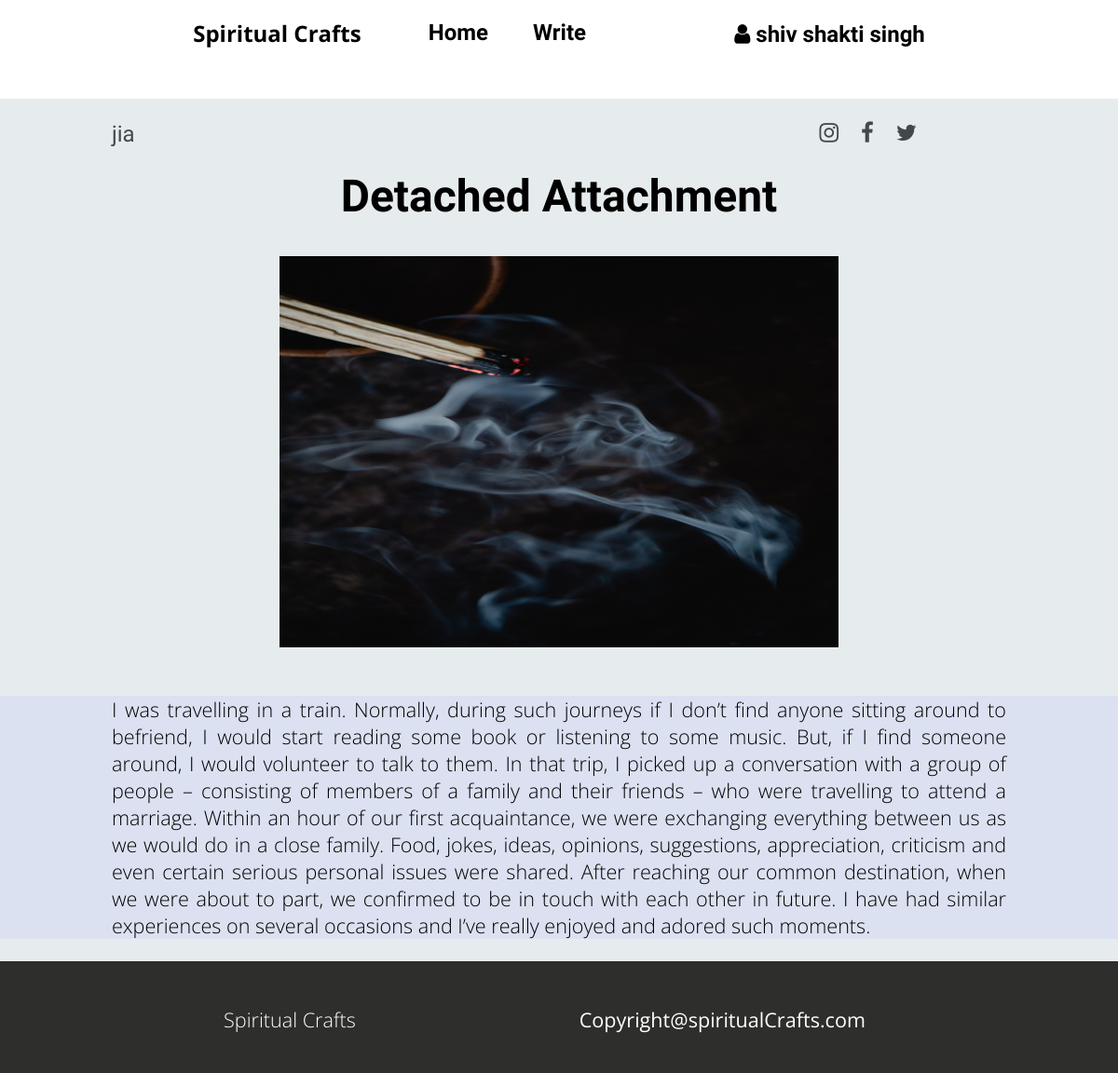
The app's page /detailaboutblog.php?action1=detail&id=17&name=jia (signed in) with its own data.
### tables this page shows
CREATE TABLE `POST` (
  `post_id` int NOT NULL,
  `user_id` int DEFAULT NULL,
  `name` varchar(100) DEFAULT NULL,
  `status` enum('PUBLIC','PRIVATE') DEFAULT NULL,
  `content` text,
  `image` varchar(100) DEFAULT NULL,
  `published_at` datetime DEFAULT NULL,
  `blog_title` varchar(100) DEFAULT NULL,
  `status_by_admin` enum('Approved','Pending','Rejected') DEFAULT NULL,
  `edited_at` datetime DEFAULT NULL
);

### src/detailaboutblog.php (the view, shortened to what this page needs)
<!DOCTYPE html>
<html lang="en">
<head>
    <link rel="stylesheet" href="css/style.css">
    <link rel="stylesheet" href="css/utils.css">
    <link rel="stylesheet" href="https://cdnjs.cloudflare.com/ajax/libs/font-awesome/4.7.0/css/font-awesome.min.css">
</head>
<body>
    <?php include "header.php"; ?>
    <?php if(isset($_GET['action1'])){
        $id=$_GET['id'];
        $name=$_GET['name'];
        include "connection.php";
        $query ="SELECT * FROM `POST` where post_id='$id'";
        $result=mysqli_query($conn,$query);
        $row=mysqli_fetch_assoc($result); ?>
        <div style="background-color:#e6eced;">
     <?php   echo '<p id="name_of_detailblogger_post" >'.$name.'<i class="fa fa-twitter" style="float:right;margin-right:18vw;"  ></i><i class="fa fa-facebook" style="float:right;margin-right:2vw;" ></i><i class="fa fa-instagram" style="float:right;margin-right:2vw;" ></i></p>';
            foreach($result as $row){
                echo '<center><p id="title_detail">'.$row['blog_title'].'</p></center>
                      <center><img src='.$row['image'].' id="image_detail"></center>
                      <center><div style="background-color:#dbe1f1"><p id="content_detail">'.$row['content'].'</p></div></center>';
            }
    }?>
      <?php include "footer.php"; ?>
      </div>
</body>
</html>

### src/css/style.css (style rules this page uses)
* { padding: 0; margin: 0; }
#name_of_detailblogger_post { color:#43494a; font-size:2vw; font-family: var(--font4); margin-top:3vw; margin-left:10vw; font-weight:normal; padding-top:2vw; }
#title_detail { margin-top:2vw; font-size:4vw; font-family: var(--font5); font-weight:bold; }
#image_detail { height:35vw; width:50%; margin-top:3vw; }
#content_detail { margin-left:10vw; margin-right:10vw; margin-top:4vw; margin-bottom:2vw; font-size:1.8vw; font-family: var(--font6); font-weight:50; text-align:justify; }

### src/css/utils.css (style rules this page uses)
:root { --main-bg-color:brown; --font1: 'Fascinate', cursive; --font2: 'Baloo 2', cursive; --font3: 'Fascinate', cursive; --font4:'Staatliches', cursive; --font5:'Anek Latin', sans-serif; --font6: 'Open Sans', sans-serif; --font7:'Open Sans', sans-serif; }

### records on screen
post: blog_title "Detached Attachment", image (picture), content "I was travelling in a train. Normally, during such journeys if I don’t find anyone sitting around to befriend, I would start reading some book or listening to some music. But, if I find someone around, I would volunteer to talk to them. In that trip, I picked up a conversation with a group of people – consisting of members of a family and their friends – who were travelling to attend a marriage. Within an hour of our first acquaintance, we were exchanging everything between us as we would do in a close family. Food, jokes, ideas, opinions, suggestions, appreciation, criticism and even certain serious personal issues were shared. After reaching our common destination, when we were about to…"

### other values on screen
$_SESSION['name'] "shiv shakti singh"
$name "jia"
